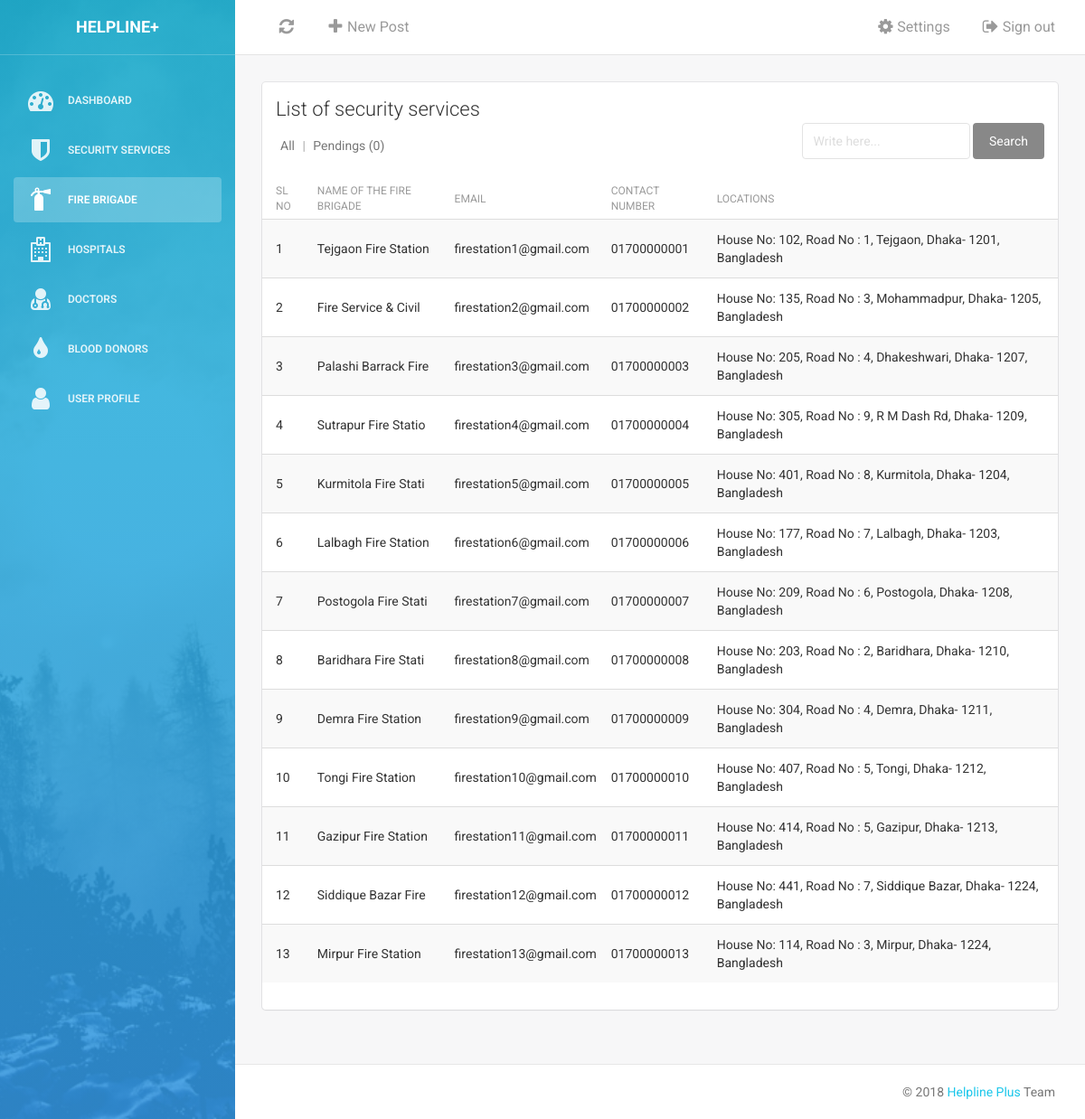
Screenshot of /fire_brigade.php (signed in) with the database file from the repository.
### tables this page shows
CREATE TABLE `fire_brigade` (
  `fid` int(11) NOT NULL,
  `name` varchar(20) NOT NULL,
  `email` varchar(100) NOT NULL,
  `ref_key` varchar(30) NOT NULL
);

CREATE TABLE `mobile_numbers` (
  `mid` int(11) NOT NULL,
  `ref_key` varchar(30) NOT NULL,
  `numbers` varchar(16) NOT NULL
);

### fire_brigade.php (called while the page is built)
<?php
include 'session.php';
if(isset($_POST['search_fire'])){
    $records = $db->getfireDetailsViaFilter(htmlspecialchars($_POST['filter']));
}else{
    $records = $db->getfireDetails();
}
include 'temp/header.php';
include 'temp/inc_firebrigade.php';
include 'temp/footer.php';
?>

### functions/DB.php (called while the page is built, shortened)
<?php
class DB {
    private $con;
    public function __construct() {
        require 'connection.php';
        $connection = new Connection();
        $this->con = $connection->getConnection();
    }
    public function getfireDetails() {
        $sql = "SELECT name,email,numbers,CONCAT('House No: ' , house_no,', Road No : '  , road_no,', ' ,area_name,', ',city,'- ',zip,', ',country) AS location
                FROM fire_brigade,mobile_numbers,locations
                WHERE(fire_brigade.ref_key=locations.ref_key) AND (fire_brigade.ref_key=mobile_numbers.ref_key)";
        return mysqli_query($this->con, $sql);
    }
}
?>

### functions/connection.php (called while the page is built, shortened)
<?php
class Connection{
    private $con;
    public function __construct() {
        $this->con = mysqli_connect(DB_HOST, DB_USER, DB_PASS, DATABASE);
    }
    public function getConnection(){
        return $this->con;
    }
}
?>

### session.php (called while the page is built, shortened)
<?php
require 'functions/DB.php';
$db = new DB();
?>

### temp/inc_firebrigade.php (the view, shortened to what this page needs)
<div class="content">
    <div class="container-fluid">
        <div class="row">
            <div class="col-md-12">
                <div class="card card-view">
                    <div class="header">
                        <h4 class="title">List of security services</h4>
                        <div class="row">
                            <div class="col-md-6">
                                <div class="stats">
                                    <a href="#">All</a> |
                                    <a href="#">Pendings (0)</a>
                                </div>
                            </div>
                            <div class="col-md-6">
                                <form class="form-inline pull-right" method="POST" action="<?php echo $_SERVER['PHP_SELF'];?>">
                                  <div class="form-group">
                                    <input type="text" class="form-control" placeholder="Write here..." name="filter">
                                  </div>
                                  <button type="submit" name="search_fire" class="btn btn-default btn-fill">Search</button>
                                </form>
                            </div>
                        </div>
                    </div>
                    <div class="content table-responsive table-full-width">
                        <table class="table table-hover table-striped">
                            <thead>
                                <th>SL No</th>
                                <th>Name of the Fire Brigade</th>
                                <th>Email</th>
                                <th>Contact Number</th>
                                <th>Locations</th>
                            </thead>
                            <tbody>
                                <?php
                                $i = 1;
                                while($row = mysqli_fetch_assoc($records)){
                                ?>
                                <tr>
                                    <td><?php echo $i;?></td>
                                    <td><?php echo $row['name'];?></td>
                                    <td><?php echo $row['email'];?></td>
                                    <td><?php echo $row['numbers'];?></td>
                                    <td><?php echo $row['location'];?></td>
                                </tr>
                                <?php
                                $i++;
                                }
                                ?>
                            </tbody>
                        </table>
                    </div>
                </div>
            </div>
        </div>
    </div>
</div>

### assets/css/my-style.css (style rules this page uses)
.table-comments .footer a, .card-view .stats a { color: #777777; padding: 0 5px; }
.card-view .stats { padding-top: 15px; }

### rows the page displays
fire_brigade: name "Tejgaon Fire Station", email "firestation1@gmail.com", mobile_numbers.numbers "01700000001", location "House No: 102, Road No : 1, Tejgaon, Dhaka- 1201, Bangladesh"
fire_brigade: name "Fire Service & Civil", email "firestation2@gmail.com", mobile_numbers.numbers "01700000002", location "House No: 135, Road No : 3, Mohammadpur, Dhaka- 1205, Bangladesh"
fire_brigade: name "Palashi Barrack Fire", email "firestation3@gmail.com", mobile_numbers.numbers "01700000003", location "House No: 205, Road No : 4, Dhakeshwari, Dhaka- 1207, Bangladesh"
fire_brigade: name "Sutrapur Fire Statio", email "firestation4@gmail.com", mobile_numbers.numbers "01700000004", location "House No: 305, Road No : 9, R M Dash Rd, Dhaka- 1209, Bangladesh"
fire_brigade: name "Kurmitola Fire Stati", email "firestation5@gmail.com", mobile_numbers.numbers "01700000005", location "House No: 401, Road No : 8, Kurmitola, Dhaka- 1204, Bangladesh"
fire_brigade: name "Lalbagh Fire Station", email "firestation6@gmail.com", mobile_numbers.numbers "01700000006", location "House No: 177, Road No : 7, Lalbagh, Dhaka- 1203, Bangladesh"
fire_brigade: name "Postogola Fire Stati", email "firestation7@gmail.com", mobile_numbers.numbers "01700000007", location "House No: 209, Road No : 6, Postogola, Dhaka- 1208, Bangladesh"
fire_brigade: name "Baridhara Fire Stati", email "firestation8@gmail.com", mobile_numbers.numbers "01700000008", location "House No: 203, Road No : 2, Baridhara, Dhaka- 1210, Bangladesh"
fire_brigade: name "Demra Fire Station", email "firestation9@gmail.com", mobile_numbers.numbers "01700000009", location "House No: 304, Road No : 4, Demra, Dhaka- 1211, Bangladesh"
fire_brigade: name "Tongi Fire Station", email "firestation10@gmail.com", mobile_numbers.numbers "01700000010", location "House No: 407, Road No : 5, Tongi, Dhaka- 1212, Bangladesh"
fire_brigade: name "Gazipur Fire Station", email "firestation11@gmail.com", mobile_numbers.numbers "01700000011", location "House No: 414, Road No : 5, Gazipur, Dhaka- 1213, Bangladesh"
fire_brigade: name "Siddique Bazar Fire", email "firestation12@gmail.com", mobile_numbers.numbers "01700000012", location "House No: 441, Road No : 7, Siddique Bazar, Dhaka- 1224, Bangladesh"
fire_brigade: name "Mirpur Fire Station", email "firestation13@gmail.com", mobile_numbers.numbers "01700000013", location "House No: 114, Road No : 3, Mirpur, Dhaka- 1224, Bangladesh"
